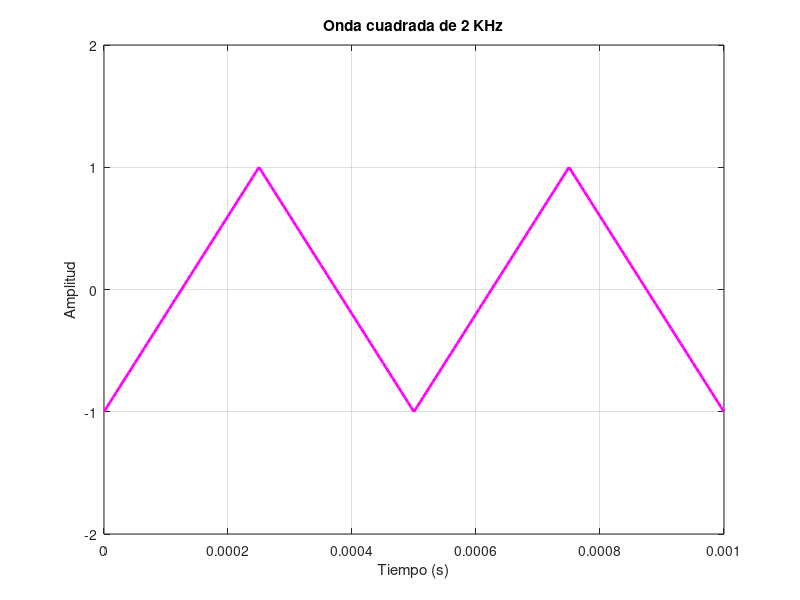

This figure's MATLAB source:
%% PRÁCTICA 2.3. Generación y análisis de una señal triangular.

clc, clear all, close all
Amax=1; %Amplitud
Fo=2000; %Frecuencia
T=1/Fo; %periodo
fi=pi; %fase inicial
duracion=2*T; %duración de la onda
Ts=T/100;  %Período de muestreo
tn=0:Ts:duracion; %Vector de tiempo discreto
Fs=1/Ts; %velocidad con la que se envía hacia el puerto de audio
yn= sawtooth (2*pi*Fo*tn, 50 / 100);
plot(tn,yn,'m','LineWidth',2);grid on  
ylim([-2,2]); xlabel('Tiempo (s)'); ylabel('Amplitud'); 
title('Onda cuadrada de 2 KHz') 
Fs = 1 / Ts;
%sound (y1, Fs) % envío del vector de sonido hacia el puerto de salida
